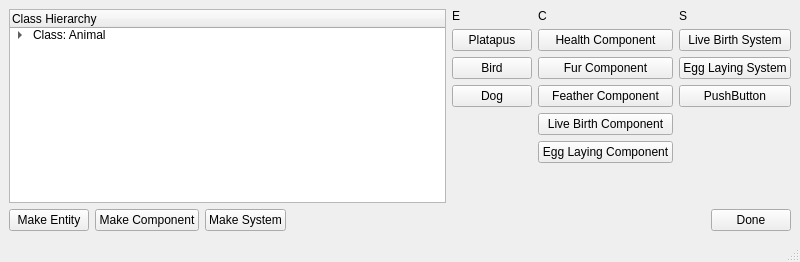
<?xml version="1.0" encoding="UTF-8"?>
<ui version="4.0">
 <class>ConverterForInheritanceToECS</class>
 <widget class="QMainWindow" name="ConverterForInheritanceToECS">
  <property name="geometry">
   <rect>
    <x>0</x>
    <y>0</y>
    <width>800</width>
    <height>262</height>
   </rect>
  </property>
  <property name="windowTitle">
   <string>ConverterForInheritanceToECS</string>
  </property>
  <widget class="QWidget" name="centralwidget">
   <layout class="QGridLayout" name="gridLayout">
    <item row="0" column="0">
     <layout class="QVBoxLayout" name="verticalLayout">
      <item>
       <layout class="QHBoxLayout" name="horizontalLayout" stretch="2,0,0,0">
        <item>
         <widget class="QTreeWidget" name="treeWidget">
          <property name="columnCount">
           <number>1</number>
          </property>
          <column>
           <property name="text">
            <string>Class Hierarchy</string>
           </property>
          </column>
          <item>
           <property name="text">
            <string>Class: Animal</string>
           </property>
           <item>
            <property name="text">
             <string>Field: Health</string>
            </property>
           </item>
           <item>
            <property name="text">
             <string>Class: Mammal</string>
            </property>
            <item>
             <property name="text">
              <string>Process Live Birth</string>
             </property>
            </item>
            <item>
             <property name="text">
              <string>Field: Fur</string>
             </property>
            </item>
            <item>
             <property name="text">
              <string>Class: Dog</string>
             </property>
            </item>
            <item>
             <property name="text">
              <string>Class: Platapus</string>
             </property>
             <item>
              <property name="text">
               <string>Process Lay Egg</string>
              </property>
             </item>
            </item>
           </item>
           <item>
            <property name="text">
             <string>Class Bird</string>
            </property>
            <item>
             <property name="text">
              <string>Process: Lay Egg</string>
             </property>
            </item>
            <item>
             <property name="text">
              <string>Field: Feathers</string>
             </property>
            </item>
           </item>
          </item>
         </widget>
        </item>
        <item>
         <layout class="QVBoxLayout" name="verticalLayout_2">
          <item>
           <widget class="QLabel" name="label_4">
            <property name="text">
             <string>E</string>
            </property>
           </widget>
          </item>
          <item>
           <widget class="QPushButton" name="pushButton_7">
            <property name="text">
             <string>Platapus</string>
            </property>
           </widget>
          </item>
          <item>
           <widget class="QPushButton" name="pushButton_6">
            <property name="text">
             <string>Bird</string>
            </property>
           </widget>
          </item>
          <item>
           <widget class="QPushButton" name="pushButton_5">
            <property name="text">
             <string>Dog</string>
            </property>
           </widget>
          </item>
          <item>
           <spacer name="verticalSpacer">
            <property name="orientation">
             <enum>Qt::Vertical</enum>
            </property>
            <property name="sizeHint" stdset="0">
             <size>
              <width>20</width>
              <height>40</height>
             </size>
            </property>
           </spacer>
          </item>
         </layout>
        </item>
        <item>
         <layout class="QVBoxLayout" name="verticalLayout_3">
          <item>
           <widget class="QLabel" name="label_3">
            <property name="text">
             <string>C</string>
            </property>
           </widget>
          </item>
          <item>
           <widget class="QPushButton" name="pushButton_15">
            <property name="text">
             <string>Health Component</string>
            </property>
           </widget>
          </item>
          <item>
           <widget class="QPushButton" name="pushButton_10">
            <property name="text">
             <string>Fur Component</string>
            </property>
           </widget>
          </item>
          <item>
           <widget class="QPushButton" name="pushButton_14">
            <property name="text">
             <string>Feather Component</string>
            </property>
           </widget>
          </item>
          <item>
           <widget class="QPushButton" name="pushButton_9">
            <property name="text">
             <string>Live Birth Component</string>
            </property>
           </widget>
          </item>
          <item>
           <widget class="QPushButton" name="pushButton_8">
            <property name="text">
             <string>Egg Laying Component</string>
            </property>
           </widget>
          </item>
          <item>
           <spacer name="verticalSpacer_2">
            <property name="orientation">
             <enum>Qt::Vertical</enum>
            </property>
            <property name="sizeHint" stdset="0">
             <size>
              <width>20</width>
              <height>40</height>
             </size>
            </property>
           </spacer>
          </item>
         </layout>
        </item>
        <item>
         <layout class="QVBoxLayout" name="verticalLayout_4">
          <item>
           <widget class="QLabel" name="label_2">
            <property name="text">
             <string>S</string>
            </property>
           </widget>
          </item>
          <item>
           <widget class="QPushButton" name="pushButton_13">
            <property name="text">
             <string>Live Birth System</string>
            </property>
           </widget>
          </item>
          <item>
           <widget class="QPushButton" name="pushButton_12">
            <property name="text">
             <string>Egg Laying System</string>
            </property>
           </widget>
          </item>
          <item>
           <widget class="QPushButton" name="pushButton_11">
            <property name="text">
             <string>PushButton</string>
            </property>
           </widget>
          </item>
          <item>
           <spacer name="verticalSpacer_3">
            <property name="orientation">
             <enum>Qt::Vertical</enum>
            </property>
            <property name="sizeHint" stdset="0">
             <size>
              <width>20</width>
              <height>40</height>
             </size>
            </property>
           </spacer>
          </item>
         </layout>
        </item>
       </layout>
      </item>
      <item>
       <layout class="QHBoxLayout" name="horizontalLayout_2">
        <item>
         <widget class="QPushButton" name="pushButton">
          <property name="text">
           <string>Make Entity</string>
          </property>
         </widget>
        </item>
        <item>
         <widget class="QPushButton" name="pushButton_3">
          <property name="text">
           <string>Make Component</string>
          </property>
         </widget>
        </item>
        <item>
         <widget class="QPushButton" name="pushButton_2">
          <property name="text">
           <string>Make System</string>
          </property>
         </widget>
        </item>
        <item>
         <spacer name="horizontalSpacer">
          <property name="orientation">
           <enum>Qt::Horizontal</enum>
          </property>
          <property name="sizeHint" stdset="0">
           <size>
            <width>40</width>
            <height>20</height>
           </size>
          </property>
         </spacer>
        </item>
        <item>
         <widget class="QPushButton" name="pushButton_4">
          <property name="text">
           <string>Done</string>
          </property>
         </widget>
        </item>
       </layout>
      </item>
     </layout>
    </item>
   </layout>
  </widget>
  <widget class="QMenuBar" name="menubar">
   <property name="geometry">
    <rect>
     <x>0</x>
     <y>0</y>
     <width>800</width>
     <height>17</height>
    </rect>
   </property>
  </widget>
  <widget class="QStatusBar" name="statusbar"/>
 </widget>
 <resources/>
 <connections/>
</ui>
